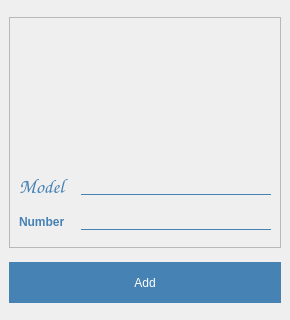
<?xml version="1.0" encoding="UTF-8"?>
<ui version="4.0">
 <class>MainWindow</class>
 <widget class="QMainWindow" name="MainWindow">
  <property name="geometry">
   <rect>
    <x>0</x>
    <y>0</y>
    <width>290</width>
    <height>320</height>
   </rect>
  </property>
  <property name="windowTitle">
   <string>MainWindow</string>
  </property>
  <widget class="QWidget" name="centralwidget">
   <layout class="QVBoxLayout" name="verticalLayout">
    <item>
     <widget class="QFrame" name="frame">
      <property name="minimumSize">
       <size>
        <width>272</width>
        <height>231</height>
       </size>
      </property>
      <property name="maximumSize">
       <size>
        <width>272</width>
        <height>231</height>
       </size>
      </property>
      <property name="styleSheet">
       <string notr="true">QLineEdit
{
background: transparent;
border: none;
border-bottom: 1px solid steelblue;
font: 12pt &quot;Comic Sans MS&quot;;
}
QLineEdit:focus {
 outline:none; }

QLabel{
 text-shadow: -1px -1px #FFF,
               -2px -2px #FFF,
               -1px 1px #FFF,
               -2px 2px #FFF,
               1px 1px #FFF,
               2px 2px #FFF,
               1px -1px #FFF,
               2px -2px #FFF,
               -3px -3px 2px #BBB,
               -3px 3px 2px #BBB,
               3px 3px 2px #BBB,
               3px -3px 2px #BBB;
	color: steelblue;
	transition: all 1s;
	font: 15pt &quot;Comic Sans MS&quot;;
	font-weight:bold;
}</string>
      </property>
      <property name="frameShape">
       <enum>QFrame::StyledPanel</enum>
      </property>
      <property name="frameShadow">
       <enum>QFrame::Raised</enum>
      </property>
      <layout class="QGridLayout" name="gridLayout">
       <item row="1" column="2">
        <widget class="QLineEdit" name="edit_login">
         <property name="styleSheet">
          <string notr="true"/>
         </property>
         <property name="text">
          <string/>
         </property>
        </widget>
       </item>
       <item row="2" column="2">
        <widget class="QLineEdit" name="edit_password">
         <property name="text">
          <string/>
         </property>
         <property name="echoMode">
          <enum>QLineEdit::Password</enum>
         </property>
        </widget>
       </item>
       <item row="2" column="0" colspan="2">
        <widget class="QLabel" name="label_2">
         <property name="text">
          <string>Number</string>
         </property>
        </widget>
       </item>
       <item row="1" column="0">
        <widget class="QLabel" name="label_login">
         <property name="font">
          <font>
           <family>Comic Sans MS</family>
           <pointsize>15</pointsize>
           <weight>75</weight>
           <italic>false</italic>
           <bold>true</bold>
          </font>
         </property>
         <property name="styleSheet">
          <string notr="true"/>
         </property>
         <property name="text">
          <string>Model</string>
         </property>
        </widget>
       </item>
       <item row="0" column="1" colspan="2">
        <widget class="QLabel" name="img">
         <property name="maximumSize">
          <size>
           <width>125</width>
           <height>125</height>
          </size>
         </property>
         <property name="text">
          <string/>
         </property>
         <property name="pixmap">
          <pixmap>../../ico/car.png</pixmap>
         </property>
         <property name="scaledContents">
          <bool>true</bool>
         </property>
        </widget>
       </item>
      </layout>
     </widget>
    </item>
    <item>
     <widget class="QPushButton" name="btn_add">
      <property name="minimumSize">
       <size>
        <width>181</width>
        <height>41</height>
       </size>
      </property>
      <property name="styleSheet">
       <string notr="true">QPushButton{
color: white;
background: steelblue;
border-radius: 60px;
font: 12pt &quot;Comic Sans MS&quot;;
}</string>
      </property>
      <property name="text">
       <string>Add</string>
      </property>
     </widget>
    </item>
   </layout>
  </widget>
 </widget>
 <resources/>
 <connections/>
</ui>
